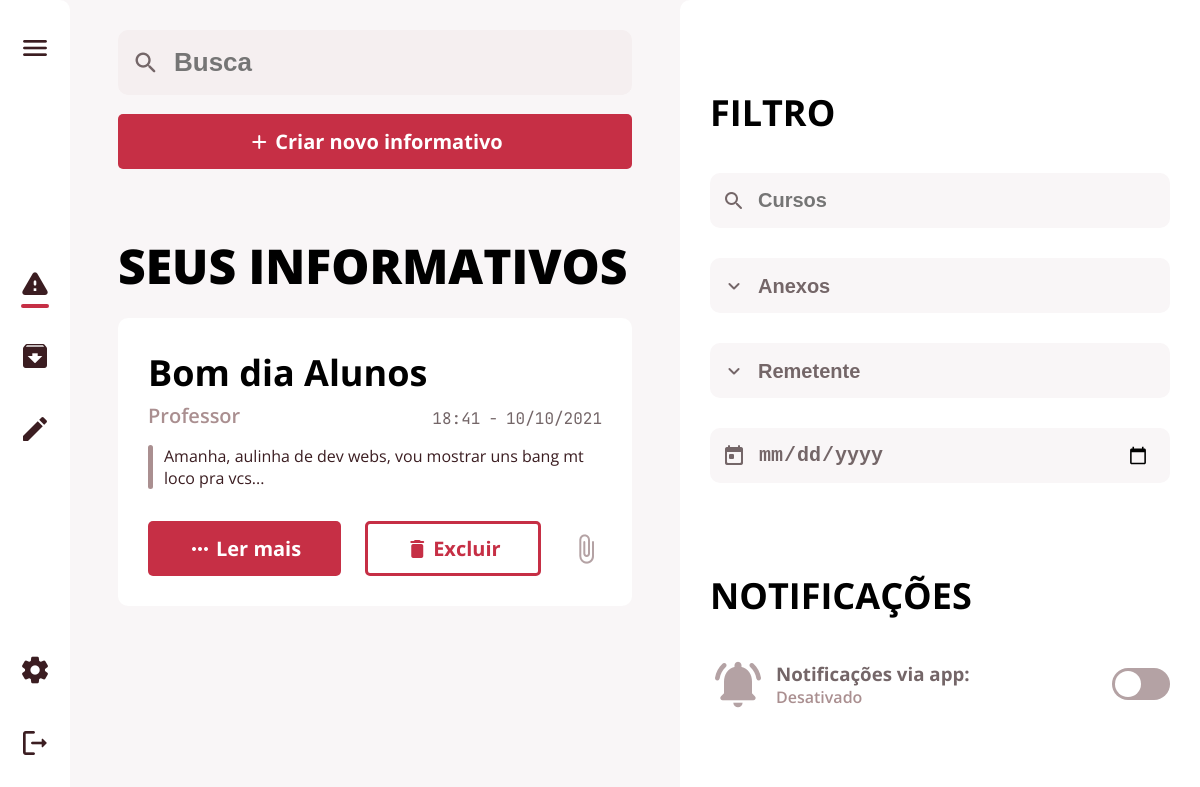
/editar (signed in), run on an earlier commit of the app's database.
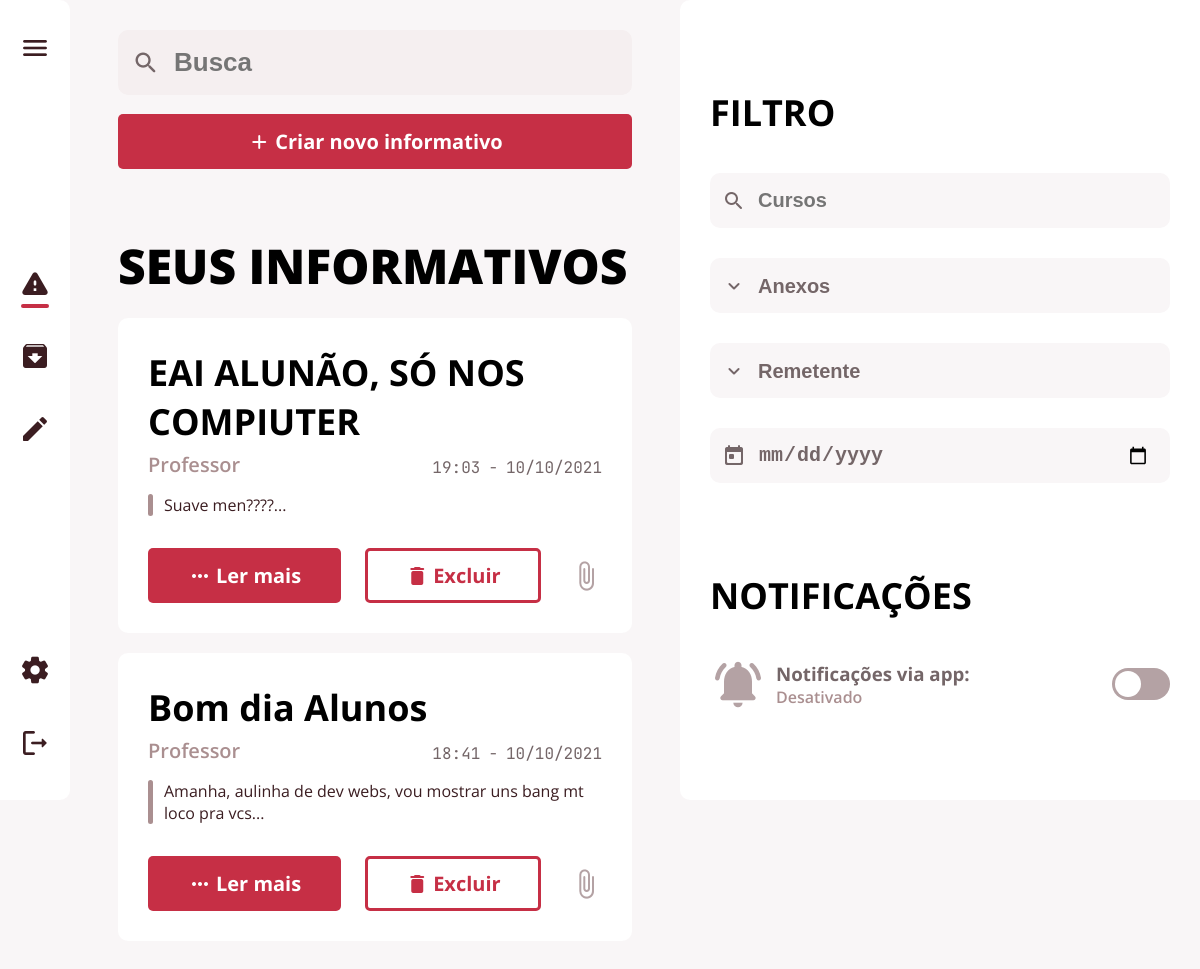
And on a later commit of the database.
### app/database/models.py (models this page shows)
class Postagem(db.Model):
    id = db.Column(db.Integer, primary_key=True, autoincrement=True)
    assunto = db.Column(db.String, nullable=False)
    data = db.Column(db.DateTime, default=datetime.now)
    texto = db.Column(db.String, nullable=False)
    recebido = db.Column(db.String, nullable=False)
    remetente = db.Column(db.String, nullable=False)
    user_id = db.Column(db.Integer, db.ForeignKey('user.id'))

### app/routes.py (the view, shortened to what this page needs)
@routes.route('/editar', methods=['POST', 'GET'])
@login_required
def edit():
    if not user.envia:
        return redirect(url_for('main.inicio'))
    posts = db.session.query(Postagem).filter(
        Postagem.user_id == user.id).order_by(Postagem.data.desc()).all()
    return render_template('editar.html', posts=posts, user=user)

### app/routes.py (called while the page is built)
@login_manager.user_loader
def load_user(user_id):
    return User.query.get(int(user_id))

### app/templates/editar.html (shortened to what this page needs)
{% extends 'base.html' %}
{% block head %}
<link rel="stylesheet" href="{{url_for('static', filename='style/editar.css')}}">
{% endblock %}
{% block btn_criar %}
<div class="create-btn-box">
    <button class="btn btn-full btn-popup" id="btnpop">
        <span class="material-icons-round">add</span>
        <p>Criar novo informativo</p>
    </button>
</div>
{% endblock %}
{% block main_text %}SEUS INFORMATIVOS{% endblock %}
{% block btn_empty %}
<button class="btn btn-empty">
    <span class="material-icons-round">delete</span>
    <p>Excluir</p>
</button>
{% endblock %}

### app/templates/base.html (shortened to what this page needs)
<!DOCTYPE html>
<html lang="en">
<head>
  <link rel="stylesheet" href="{{url_for('static', filename='style/base.css')}}">
  {% block head %}{% endblock %}
</head>
<body>
  <div class="menu-wrapper">
    <div class="flex-nowrap">
      <nav class="main-nav">
        <div class="main-nav-items top-items">
          <button class="hamburger-menu">
            <span class="material-icons-round medium-icon ">menu</span>
          </button>
        </div>
        <div class="main-nav-items middle-items">
          <a href="/">
            <span class="material-icons-round medium-icon">warning</span>
            <div class="selection-bar is-selected"></div>
          </a>
          <a href="/arquivos">
            <span class="material-icons-round medium-icon">archive</span>
          </a>
          {% if user.envia %}
          <a href="/editar">
            <span class="material-icons-round medium-icon">edit</span>
          </a>
          {% endif %}
        </div>
        <div class="main-nav-items bottom-items">
          <a href="/config">
            <span class="material-icons-round medium-icon">settings</span>
          </a>
          <a href="/logout">
            <span class="material-icons-round medium-icon">logout</span>
          </a>
        </div>
      </nav>
      <div class="middle-box">
        <div class="middle-box-wrapper">
          {% block search %}
          <div class="input-wrapper search-box">
            <input type="search" name="busca" placeholder="Busca">
          </div>
          {% endblock %}
          {% block btn_criar %}{% endblock %}
          <main class="base-main">
            {% block main %}
            <div class="main-text">{% block main_text %}INFORMATIVOS{% endblock %}</div>
            {% for post in posts %}
            <div class="card-box">
              <h2 class="title-text">{{ post.assunto }}</h2>
              <div class="text-title-area">
                <h3 class="sender-name">{{ post.remetente }}</h3>
                <div class="send-date">
                  <p class="hour">{{ post.data.strftime('%H:%M') }}</p>
                  <p class="date">{{ post.data.strftime('%d/%m/%Y') }}</p>
                </div>
              </div>
              <div class="text-area">
                <p>{{ post.texto }}</p>
              </div>
              <div class="bottom-buttons">
                <button class="btn btn-full">
                  <span class="material-icons-round">more_horiz</span>
                  <p>Ler mais</p>
                </button>
                {% block btn_empty %}{% endblock %}
                <span class="material-icons-round card-icon">
                </span>
              </div>
            </div>
            {% endfor %}
            {% endblock %}
          </main>
        </div>
      </div>
      <div class="right-menu">
        <div class="filter-section">
          <h2 class="section-title filter-title">FILTRO</h2>
          <form action="">
            {% if user.envia==1 %}
            <div class="input-wrapper small-input">
              <input type="search" name="cursos" placeholder="Cursos">
            </div>
            {% endif %}
            <div class="dropdown-wrapper">
              <div class="input-wrapper small-input">
                <select name="anexos" id="anexos">
                  <option value="" disabled selected>Anexos</option>
                </select>
              </div>
              <div class="input-wrapper small-input">
                <select name="remetente" id="remetente">
                  <option value="" disabled selected>Remetente</option>
                </select>
              </div>
            </div>
            <div class="input-wrapper small-input">
              <input type="date" name="data" placeholder="Dia/Mes/Ano">
            </div>
          </form>
        </div>
        <div class="notifications-section">
          <h2 class="section-title notifications-title">Notificações</h2>
          <div class="notifications-wrapper">
            <span class="material-icons-round big-icon">notifications_active</span>
            <div class="notifications-text">
              <h3>Notificações via app:</h3>
              <p>Desativado</p>
            </div>
            <div class="redondinho">
              <div class="circle"></div>
            </div>
          </div>
        </div>
      </div>
    </div>
  </div>
</body>
</html>

### app/static/style/editar.css (style rules this page uses)
.create-btn-box { display: flex; margin-top: 1.2em; margin-bottom: 4em; align-items: center; }
.create-btn-box button { width: 100%; justify-content: center; }

What changed in the data, as far as the page shows it:
added Postagem: assunto "EAI ALUNÃO, SÓ NOS COMPIUTER", remetente "Professor", data "19:03", data "10/10/2021", texto "Suave men????"
